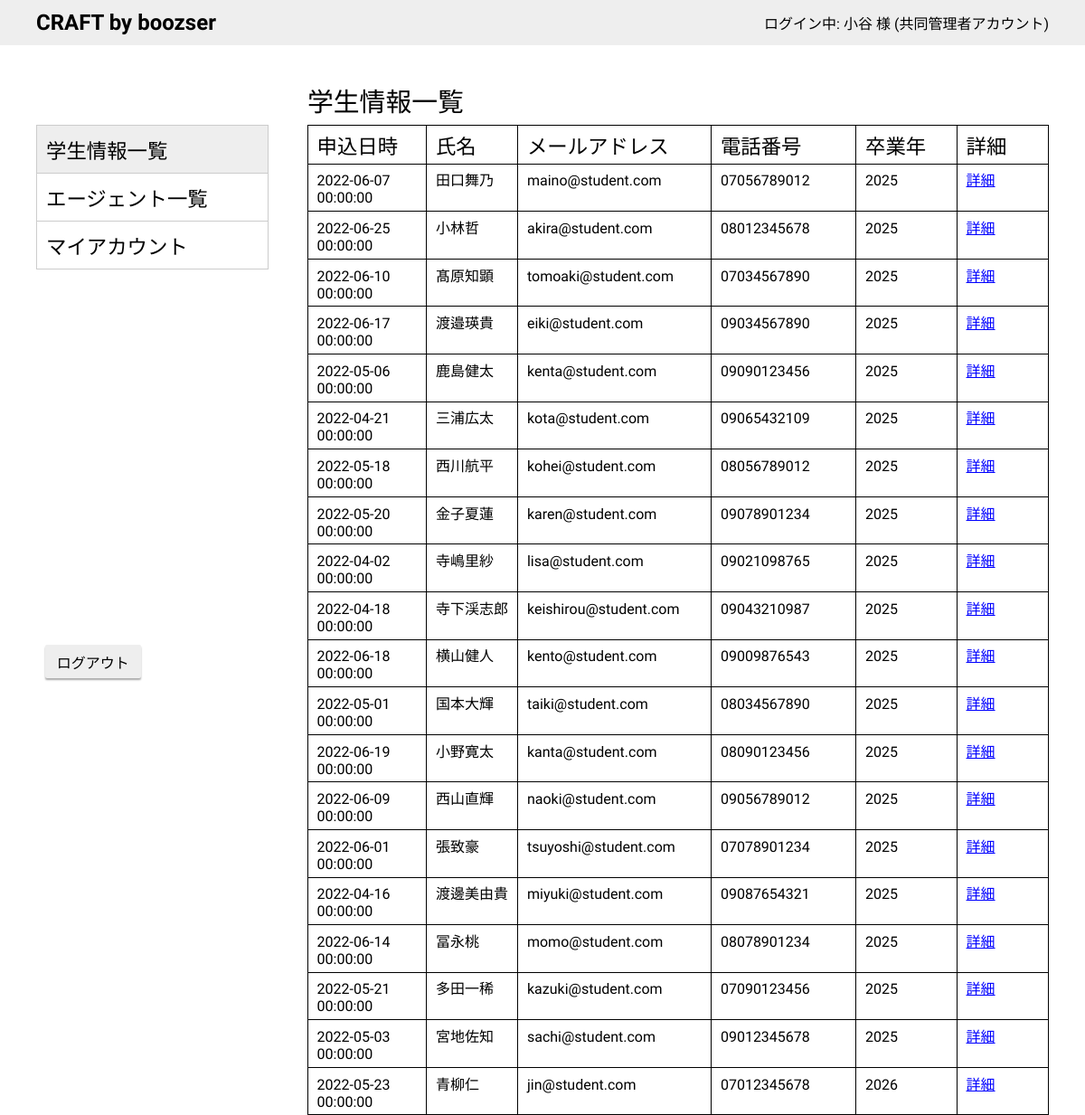
Page /admin/students.php (signed in) on the committed database.
### tables this page shows
CREATE TABLE students(
  id VARCHAR(255) NOT NULL PRIMARY KEY,
  created_at DATETIME DEFAULT CURRENT_TIMESTAMP,
  inquiry_option_id INT NOT NULL,
  student_name TEXT(50) NOT NULL,
  student_name_ruby TEXT(50) NOT NULL,
  birthday DATE NOT NULL,
  sex INT NOT NULL,
  email TEXT(255) NOT NULL,
  tel TEXT(15) NOT NULL,
  univ TEXT(50) NOT NULL,
  faculty TEXT(50),
  department TEXT(50),
  graduate_year INT NOT NULL,
  postal_code TEXT(7),
  address TEXT(200),
  optional_comment TEXT(1000)
);

### src/admin/students.php (called while the page is built, shortened)
<?php
require(dirname(__FILE__) . "/app/dbconnect.php");
require(dirname(__FILE__) . "/app/_ctrl-pages.php");
$pgdata = array();
$pgdata += array('right_id' => $_SESSION['right_id']);
$pgdata += array('page_id' => 0);
$pgdata += array('page_title' => $pages[$pgdata['page_id']]['title']);
$pgdata += array('table_data' => [
  'th' => ['申込日時', '氏名', 'メールアドレス', '電話番号', '卒業年', '詳細'],
  'tr' => array()
]);
if ($_SESSION['right_id'] != 1) {
  $trs_stmt = $db->query(
    "SELECT
    created_at, student_name, email, tel, graduate_year,id
  FROM
    students"
  );
}
$trs = $trs_stmt->fetchAll();
foreach ($trs as $tr) :
  array_push($pgdata['table_data']['tr'], [$tr['created_at'], $tr['student_name'], $tr['email'], $tr['tel'], $tr['graduate_year'], '<a href="student-info.php?id=' . $tr["id"] . '" target="" class="link">詳細</a>']);
endforeach;
require(dirname(__FILE__) . "/app/right-check.php");
require(dirname(__FILE__) . "/app/fetch-account-name.php");
include(dirname(__FILE__) . "/parts/templates/_list-template.php");

### src/admin/app/_ctrl-pages.php (called while the page is built)
<?php
$pages = array(
  0 => [
    'title' => '学生情報一覧',
    'name' => 'students.php',
    'show_nav' => true,
    'right' => [1, 2, 3]
  ],
  1 => [
    'title' => 'エージェント一覧',
    'name' => 'agents.php',
    'show_nav' => true,
    'right' => [2, 3]
  ],
  2 => [
    'title' => 'アカウント一覧',
    'name' => 'accounts.php',
    'show_nav' => true,
    'right' => [3]
  ],
  3 =>
  [
    'title' => 'アカウント作成・変更',
    'name' => 'account-maint.php',
    'show_nav' => true,
    'right' => [3]
  ],
  4 => [
    'title' => '学生情報詳細',
    'name' => 'student-info.php',
    'show_nav' => false,
    'right' => [1, 2, 3]
  ],
  5 => [
    'title' => 'エージェント情報詳細',
    'name' => 'agent-info.php',
    'show_nav' => false,
    'right' => [2, 3]
  ],
  6 => [
    'title' => 'マイアカウント',
    'name' => 'myaccount.php',
    'show_nav' => true,
    'right' => [2, 3]
  ],
  7 => [
    'title' => '登録情報',
    'name' => 'reg-info.php',
    'show_nav' => true,
    'right' => [1]
  ],
  8 => [
    'title' => '請求情報',
    'name' => 'bill.php',
    'show_nav' => true,
    'right' => [1]
  ]
);

### src/admin/app/right-check.php (called while the page is built, shortened)
<?php
$right_name_stmt = $db->prepare("SELECT right_name FROM rights WHERE id = ?");
$right_name_stmt->execute([$pgdata['right_id']]);
$pgdata += array('right_name' => $right_name_stmt->fetch()['right_name']);

### src/admin/app/fetch-account-name.php (called while the page is built)
<?php
$account_stmt = $db->prepare("SELECT name FROM accounts WHERE id = ?");
$account_stmt->execute([$_SESSION['account_id']]);
$pgdata['account_name'] = $account_stmt->fetch()['name'];

### src/admin/parts/molecules/_table.php (the view)
<table border="1" class="list_table">
  <tr>
    <?php foreach ($pgdata['table_data']['th'] as $th) : ?>
      <th><?= $th; ?></th>
    <?php endforeach; ?>
  </tr>
  <?php foreach ($pgdata['table_data']['tr'] as $tr) : ?>
    <tr>
      <?php foreach ($tr as $td) : ?>
        <td><?= $td; ?></td>
      <?php endforeach; ?>
    </tr>
  <?php endforeach; ?>
</table>

### rows in the picture
students: created_at "2022-06-07 00:00:00", student_name "田口舞乃", email "maino@student.com", tel "07056789012", graduate_year "2025", td "詳細"
students: created_at "2022-06-25 00:00:00", student_name "小林哲", email "akira@student.com", tel "08012345678", graduate_year "2025", td "詳細"
students: created_at "2022-06-10 00:00:00", student_name "髙原知顕", email "tomoaki@student.com", tel "07034567890", graduate_year "2025", td "詳細"
students: created_at "2022-06-17 00:00:00", student_name "渡邉瑛貴", email "eiki@student.com", tel "09034567890", graduate_year "2025", td "詳細"
students: created_at "2022-05-06 00:00:00", student_name "鹿島健太", email "kenta@student.com", tel "09090123456", graduate_year "2025", td "詳細"
students: created_at "2022-04-21 00:00:00", student_name "三浦広太", email "kota@student.com", tel "09065432109", graduate_year "2025", td "詳細"
students: created_at "2022-05-18 00:00:00", student_name "西川航平", email "kohei@student.com", tel "08056789012", graduate_year "2025", td "詳細"
students: created_at "2022-05-20 00:00:00", student_name "金子夏蓮", email "karen@student.com", tel "09078901234", graduate_year "2025", td "詳細"
students: created_at "2022-04-02 00:00:00", student_name "寺嶋里紗", email "lisa@student.com", tel "09021098765", graduate_year "2025", td "詳細"
students: created_at "2022-04-18 00:00:00", student_name "寺下渓志郎", email "keishirou@student.com", tel "09043210987", graduate_year "2025", td "詳細"
students: created_at "2022-06-18 00:00:00", student_name "横山健人", email "kento@student.com", tel "09009876543", graduate_year "2025", td "詳細"
students: created_at "2022-05-01 00:00:00", student_name "国本大輝", email "taiki@student.com", tel "08034567890", graduate_year "2025", td "詳細"
students: created_at "2022-06-19 00:00:00", student_name "小野寛太", email "kanta@student.com", tel "08090123456", graduate_year "2025", td "詳細"
students: created_at "2022-06-09 00:00:00", student_name "西山直輝", email "naoki@student.com", tel "09056789012", graduate_year "2025", td "詳細"
students: created_at "2022-06-01 00:00:00", student_name "張致豪", email "tsuyoshi@student.com", tel "07078901234", graduate_year "2025", td "詳細"
students: created_at "2022-04-16 00:00:00", student_name "渡邊美由貴", email "miyuki@student.com", tel "09087654321", graduate_year "2025", td "詳細"
students: created_at "2022-06-14 00:00:00", student_name "冨永桃", email "momo@student.com", tel "08078901234", graduate_year "2025", td "詳細"
students: created_at "2022-05-21 00:00:00", student_name "多田一稀", email "kazuki@student.com", tel "07090123456", graduate_year "2025", td "詳細"
students: created_at "2022-05-03 00:00:00", student_name "宮地佐知", email "sachi@student.com", tel "09012345678", graduate_year "2025", td "詳細"
students: created_at "2022-05-23 00:00:00", student_name "青柳仁", email "jin@student.com", tel "07012345678", graduate_year "2026", td "詳細"

### other values in the picture
$pgdata['account_name'] "小谷"
$pgdata['right_name'] "共同管理者"
$nav_item['title'] "学生情報一覧"
$nav_item['title'] "エージェント一覧"
$nav_item['title'] "マイアカウント"
$pgdata['page_title'] "学生情報一覧"
$th "申込日時"
$th "氏名"
$th "メールアドレス"
$th "電話番号"
$th "卒業年"
$th "詳細"
